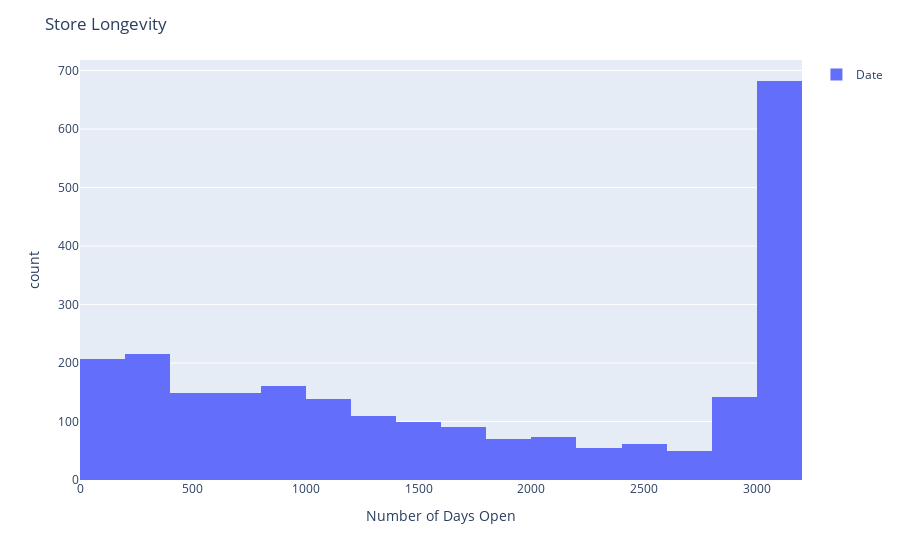

Notebook cell for this chart:
### Code cell
fig = px.histogram(store_lon['Date'], nbins=30)
fig.update_layout(
    title='Store Longevity',
    xaxis_title="Number of Days Open",
    legend_title="",
    )
fig

### Figure 1 — Plotly figure (JSON) as saved in the notebook; plotly's stock layout.template omitted (floating-point values rounded to 4 significant figures; data arrays with more than 128 entries replaced by an {"elided": "..."} marker saying what was removed)
{"data": [{"alignmentgroup": "True", "bingroup": "x", "hovertemplate": "variable=Date<br>value=%{x}<br>count=%{y}<extra></extra>", "legendgroup": "Date", "marker": {"color": "#636efa"}, "name": "Date", "nbinsx": 30, "offsetgroup": "Date", "orientation": "v", "showlegend": true, "type": "histogram", "x": {"elided": "2448 int values"}, "xaxis": "x", "yaxis": "y"}], "layout": {"barmode": "relative", "legend": {"title": {"text": ""}, "tracegroupgap": 0}, "margin": {"t": 60}, "title": {"text": "Store Longevity"}, "xaxis": {"anchor": "y", "domain": [0, 1], "title": {"text": "Number of Days Open"}}, "yaxis": {"anchor": "x", "domain": [0, 1], "title": {"text": "count"}}}}
